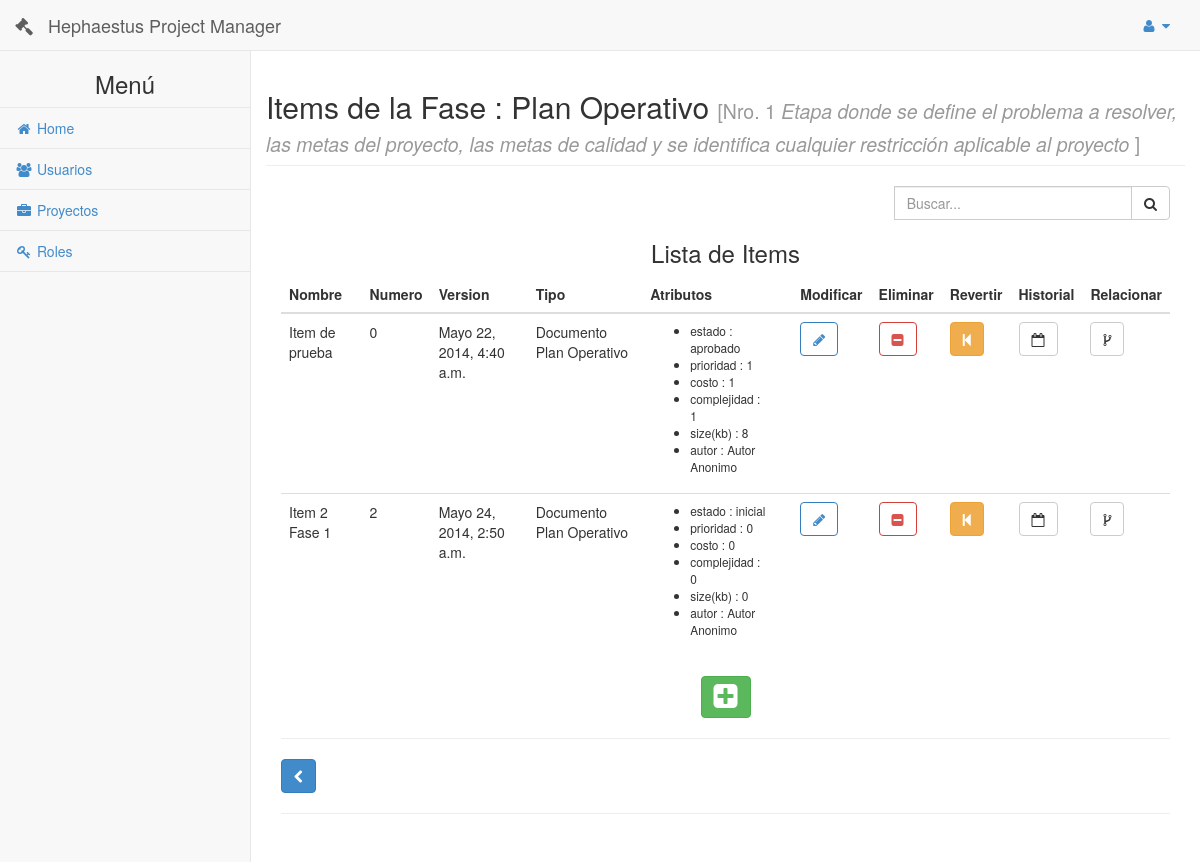
/item/1/ (signed in), run on the app's committed database.
### principal/models.py (models this page shows, shortened)
class Fase(models.Model):
    class Meta:
        verbose_name = 'Fase'
        verbose_name_plural = 'Fases'
    nro = models.IntegerField()
    nombre = models.CharField(unique=True, max_length=50)
    descripcion = models.CharField(max_length=250)
    estado = models.CharField(max_length=30)
    proyecto = models.ForeignKey(Proyecto,null=True, blank=True, default = None, on_delete=models.CASCADE)

class Item(models.Model):
    class Meta:
        verbose_name = 'Item'
        verbose_name_plural = 'Items'
    nombre = models.TextField(max_length=50)
    numero = models.IntegerField()
    eliminado = models.BooleanField(default = False)
    version = models.DateTimeField(null=True)
    id_actual = models.IntegerField(null=True)
    fase = models.ForeignKey(Fase)
    tipo_item = models.ForeignKey(TipoItem)
    linea_base = models.ForeignKey('LineaBase', null=True, blank=True, default = None, on_delete=models.CASCADE)

class TipoItem(models.Model):
    class Meta:
        verbose_name = 'TipoItem'
        verbose_name_plural = 'TipoItems'
    def __unicode__(self):
        return self.nombre
    nombre = models.TextField(max_length=50, unique=True)
    codigo = models.TextField(max_length=50, unique=True)
    descripcion = models.TextField(max_length=250)
    proyecto = models.ForeignKey(Proyecto)
    fase = models.ForeignKey(Fase)

class VersionItem(models.Model):
    class Meta:
        verbose_name = 'VersionItem'
        verbose_name_plural = 'VersionesItems'
    version = models.DateTimeField(auto_now=True, auto_now_add=True )
    complejidad = models.IntegerField()
    costo = models.IntegerField()
    prioridad = models.IntegerField()
    estado = models.TextField(max_length=50)
    proxy = models.ForeignKey('Item')
    atributos = models.ManyToManyField('AtributoItem',null=True, blank=True, default = None)

class AtributoItem(models.Model):
    class Meta:
        verbose_name = 'AtributoItem'
        verbose_name_plural = 'AtributosItems'
    valor = models.TextField(max_length=150)
    atributo_tipo_item = models.ForeignKey(AtributoTipoItem)

class AtributoTipoItem(models.Model):
    class Meta:
        verbose_name = 'AtributoTipoItem'
        verbose_name_plural = 'AtributoTipoItems'
    def __unicode__(self):
        return self.nombre
    nombre = models.TextField(max_length=50)
    tipo = models.TextField(max_length=50)
    valor_por_defecto = models.TextField(max_length=50)
    tipo_item = models.ForeignKey(TipoItem)

### app_item/views.py (the view)
# urls.py: url(r'^(?P<id_fase>\d+)/$','app_item.views.indexItem', name='index'),
def indexItem(request, id_fase):
    u = is_logged(request.session)
    if(u):
        fase = Fase.objects.get(id=id_fase)
        if request.method != 'POST':
            lista = fase.item_set.all().filter(eliminado=False)
        else:
            lista = fase.item_set.all().filter(
                nombre__startswith=request.POST['search'], eliminado=False)
        return render(request, 'item.html', {'usuario': u, 'fase': fase, 'lista': lista})
    else:
        return redirect('/login')

### principal/views.py (called while the page is built)
def is_logged(session):
	if( 'usuario' in session ):
		user =  Usuario.objects.get(id=session['usuario'])
		u = user.__dict__
		lista_permisos = []
		lista_roles = []
		for r in user.roles.all():
			lista_roles.append(r.nombre)
			for p in r.permisos.all():
				lista_permisos.append(p.nombre)
		u['permisos'] = lista_permisos
		u['roles'] = lista_roles
		return u
	else:
		return False

### app_item/templates/item.html (shortened to what this page needs)
{% include 'header.html' %}
        {% if usuario %}
        <div id="page-wrapper">
            <div class="row">
                <div class="col-lg-12">
                    <div class="row">
                        <h2 class="page-header">Items de la Fase : {{fase.nombre}} <small>[Nro. {{fase.nro}} <i> {{fase.descripcion}} </i>]</small></h2>
                    </div>
                    <div class="row">
                        <div class="col-xs-8 col-sm-8 col-md-8 col-lg-8">
                        </div>
                        <div class="col-xs-4 col-sm-4 col-md-4 col-lg-4">
                            <form class="input-group custom-search-form" method="post" action={% url 'item:index' fase.id %} >
                                <input type="text" class="form-control" placeholder="Buscar..." name="search" >
                                <span class="input-group-btn">
                                    <button class="btn btn-default" type="submit">
                                        <i class="fa fa-search"></i>
                                    </button>
                                </span>
                            </form>
                        </div>
                    </div>
                        <center>
                            <h3>Lista de Items</h3>
                        </center>
                        <form method="post">
                            <table class="table table-hover">
                                <thead>
                                    <tr>
                                        <th>Nombre</th>
                                        <th>Numero</th>
                                        <th>Version</th>
                                        <th>Tipo</th>
                                        <th>Atributos</th>
                                        <th></th>
                                        <th>Modificar</th>
                                        <th>Eliminar</th>
                                        <th>Revertir</th>
                                        <th>Historial</th>
                                        <th>Relacionar</th>
                                    </tr>
                                </thead>
                                <tbody>
                                    {% for i in lista %}
                                    <tr>
                                        <td>{{i.nombre}}</td>
                                        <td>{{i.numero}}</td>
                                        <td>{{i.version}}</td>
                                        <td>{{i.tipo_item}}</td>
                                        <td>
                                            {% for version in i.versionitem_set.all %}
                                                {% if version.id == i.id_actual %}
                                                    <ul>
                                                    <small>
                                                    <li>estado : {{version.estado}}</li>
                                                    <li>prioridad : {{version.prioridad}}</li>
                                                    <li>costo : {{version.costo}}</li>
                                                    <li>complejidad : {{version.complejidad}}</li>
                                                    {% for atributo in version.atributos.all %}
                                                        <li>{{atributo.atributo_tipo_item}} : {{atributo.valor}}</li>
                                                    {% endfor %}
                                                    </small>
                                                    </ul>
                                                {% endif %}
                                            {% endfor %}
                                        </td>
                                        <td></td>
                                        <td>
                                            <a href="{% url 'item:modificar' fase.id i.id %}" class="btn btn-primary btn-outline"
                                            ><i class="fa fa-pencil"></i></a>
                                        </td>
                                        <td>
                                            <a href="#eliminar" class="btn btn-danger btn-outline" onClick="eliminarItem( '{{i.nombre}}', '{% url 'item:eliminar' fase.id i.id %}' );"><i class="fa fa-minus-square"></i></a>
                                        </td>
                                        <td>
                                            <a href="{% url 'item:revertir' fase.id i.id %}" class="btn btn-warning"><i class="fa fa-step-backward"></i></a>
                                        </td>
                                        <td>
                                            <a href="#historial" class="btn btn-default"><i class="fa fa-calendar-o"></i></a>
                                        </td>
                                        <td>
                                            <a href="{% url 'item:relacionar' fase.id i.id %}" class="btn btn-default"><i class="fa fa-code-fork"></i></a>
                                        </td>
                                    </tr>
                                    {% empty %}
                                        <tr>
                                            No hay resultados
                                        </tr>
                                    {% endfor %}
                                </tbody>
                            </table>
                            <center>
                                <a class="btn btn-success" data-toggle="modal" href='#modal-nuevo' onClick="setUrlNewItem({{fase.id}})"><i class="fa fa-plus-square fa-2x"></i></a>
                            </center>
                            <hr>
                            <a class="btn btn-primary" href="{% url 'fases:index' fase.proyecto.id %}">
                                    <i class="fa fa-chevron-left "></i>
                            </a>
                            <hr>
                        </form>
                </div>
            </div>
        </div>
        {% endif %}
        {% load staticfiles %}
{% include 'footer.html' %}

### static/css/sb-admin.css (style rules this page uses)
body { background-color: #f8f8f8; padding-top: 100px; }
@media (min-width:768px) { body { padding-top: 50px; } }
#page-wrapper { padding: 0 15px; min-height: 568px; background-color: #fff; }
@media (min-width:768px) { #page-wrapper { position: inherit; margin: 0 0 0 250px; padding: 0 30px; min-height: 1300px; border-left: 1px solid #e7e7e7; } }
.btn-outline { color: inherit; background-color: transparent; transition: all .5s; }
.btn-primary.btn-outline { color: #428bca; }
.btn-danger.btn-outline { color: #d9534f; }

### data on the page
Fase: nombre "Plan Operativo", nro "1", descripcion "Etapa donde se define el problema a resolver, las metas del proyecto, las metas de calidad y se identifica cualquier restricción aplicable al proyecto"
Item: nombre "Item de prueba", numero "0", version "Mayo 22, 2014, 4:40 a.m.", tipo_item "Documento Plan Operativo"
VersionItem: estado "aprobado", prioridad "1", costo "1", complejidad "1"
AtributoItem: atributo_tipo_item "size(kb)", valor "8"
AtributoItem: atributo_tipo_item "autor", valor "Autor Anonimo"
Item: nombre "Item 2 Fase 1", numero "2", version "Mayo 24, 2014, 2:50 a.m.", tipo_item "Documento Plan Operativo"
VersionItem: estado "inicial", prioridad "0", costo "0", complejidad "0"
AtributoItem: atributo_tipo_item "size(kb)", valor "0"
AtributoItem: atributo_tipo_item "autor", valor "Autor Anonimo"
